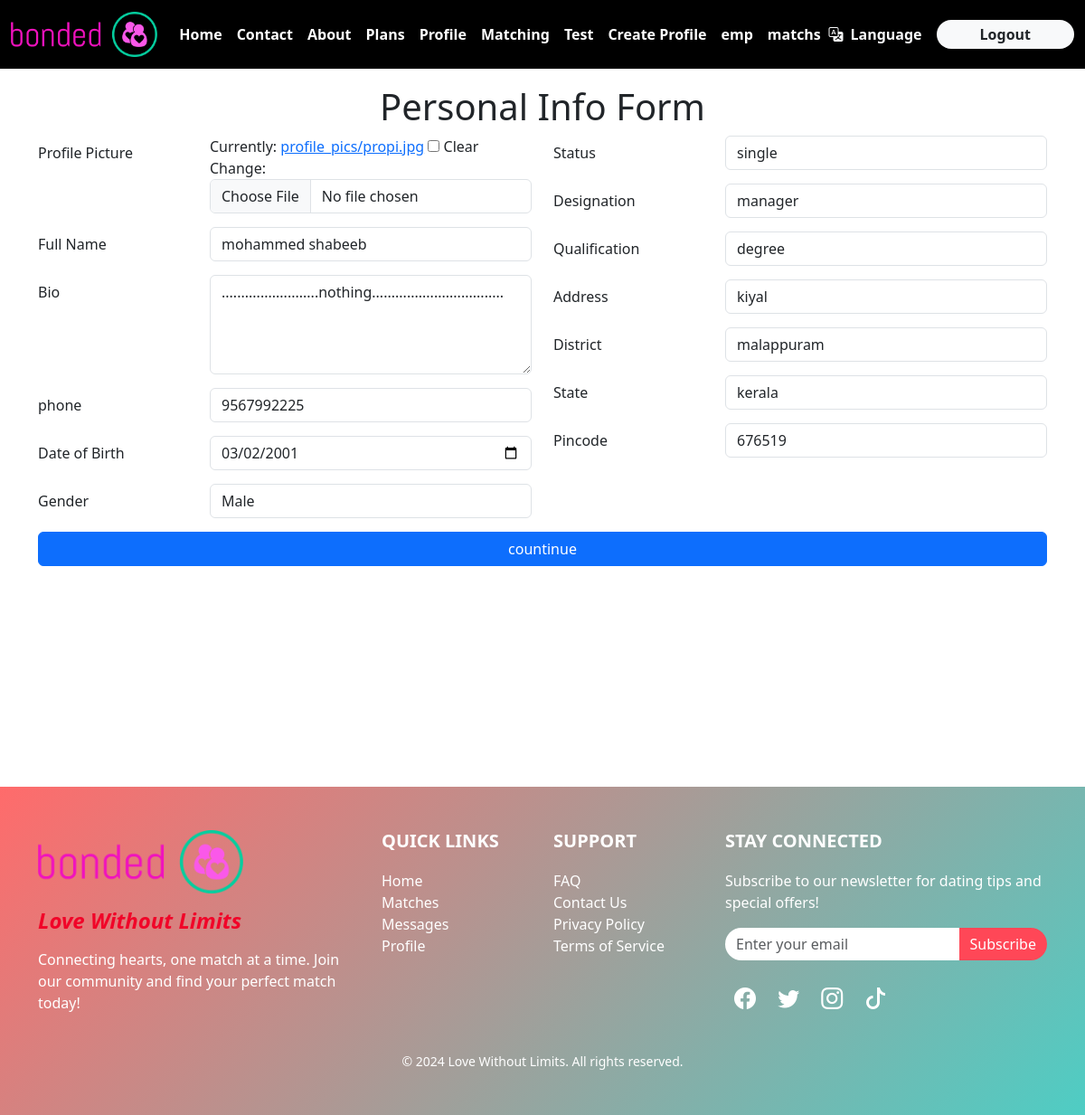
/profile/update/4/ (signed in), run on the app's committed database.
### user/models.py (models this page shows, shortened)
class PersonalInfo(models.Model):
    GENDER_CHOICES = [
        ('Male', 'Male'),
        ('Female', 'Female'),
        ('Other', 'Other'),
    ]
    STATUS_CHOICES = [
        ('single', 'single'),
        ('in relationship', 'in relationship'),
        ('married', 'married'),
    ]
    user = models.OneToOneField(Customuser, on_delete=models.CASCADE)
    profile_pic = models.ImageField(upload_to='profile_pics/', blank=True, null=True)
    fullname=models.CharField(max_length=25)
    DOB=models.DateField()
    gender=models.CharField(choices=GENDER_CHOICES,max_length=10)
    bio=models.TextField(blank=True)
    phone=models.CharField(max_length=12,null=True,blank=True)
    status=models.CharField(choices=STATUS_CHOICES,max_length=15)
    designation=models.CharField(max_length=25,null=True,blank=True)
    qualification=models.CharField(max_length=25)
    address=models.CharField(max_length=100)
    district=models.CharField(max_length=50,blank=True,null=True)
    state=models.CharField(max_length=50,blank=True,null=True)
    pincode=models.CharField(max_length=10)

### user/views.py (the view)
# urls.py: path('profile/update/<int:id>/', views.P_info_UpdateView.as_view(), name='profile_update'),
class P_info_UpdateView(LoginRequiredMixin,UpdateView):
    model = PersonalInfo
    form_class = PersonalInfoForm
    template_name = 'profile/create_pinfo.html'
    success_url = reverse_lazy('index')
    pk_url_kwarg = 'id'
    def get_queryset(self):
        return super().get_queryset().filter(user=self.request.user)

### user/forms.py
class PersonalInfoForm(forms.ModelForm):
    class Meta:
        model = PersonalInfo
        exclude = ['user']
    def __init__(self, *args, **kwargs):
        super().__init__(*args, **kwargs)
        for field_name, field in self.fields.items():
            field.widget.attrs.update({
                'class': 'form-control',
            })
            if field_name == 'bio':
                field.widget.attrs.update({
                    'rows': 4,
                })
        self.fields['DOB'].widget = forms.DateInput(attrs={
            'class': 'form-control',
            'type': 'date'
        })

### templates/profile/create_pinfo.html (shortened to what this page needs)
{% extends "base.html" %}
{% block content %}
<div class="container vh-100 py-4">
    <h1 class="text-center mb-2">Personal Info Form</h1>
  <form method="post" enctype="multipart/form-data">
    <div class="row">
      <div class="col-md-6">
        <div class="form-group row">
          <label for="id_profile_pic" class="col-md-4 col-form-label">Profile Picture</label>
          <div class="col-md-8">
            {{ form.profile_pic }}
          </div>
        </div>
        <div class="form-group row">
          <label for="id_fullname" class="col-md-4 col-form-label">Full Name</label>
          <div class="col-md-8">
            {{ form.fullname }}
          </div>
        </div>
        <div class="form-group row">
          <label for="id_bio" class="col-md-4 col-form-label">Bio</label>
          <div class="col-md-8">
            {{ form.bio }}
          </div>
        </div>
        <div class="form-group row">
          <label for="id_bio" class="col-md-4 col-form-label">phone</label>
          <div class="col-md-8">
            {{ form.phone }}
          </div>
        </div>
        <div class="form-group row">
          <label for="id_DOB" class="col-md-4 col-form-label">Date of Birth</label>
          <div class="col-md-8">
            {{ form.DOB }}
          </div>
        </div>
        <div class="form-group row">
          <label for="id_gender" class="col-md-4 col-form-label">Gender</label>
          <div class="col-md-8">
            {{ form.gender }}
          </div>
        </div>
      </div>
      <div class="col-md-6">
        <div class="form-group row">
          <label for="id_status" class="col-md-4 col-form-label">Status</label>
          <div class="col-md-8">
            {{ form.status }}
          </div>
        </div>
        <div class="form-group row">
          <label for="id_designation" class="col-md-4 col-form-label">Designation</label>
          <div class="col-md-8">
            {{ form.designation }}
          </div>
        </div>
        <div class="form-group row">
          <label for="id_qualification" class="col-md-4 col-form-label">Qualification</label>
          <div class="col-md-8">
            {{ form.qualification }}
          </div>
        </div>
        <div class="form-group row">
          <label for="id_address" class="col-md-4 col-form-label">Address</label>
          <div class="col-md-8">
            {{ form.address }}
          </div>
        </div>
        <div class="form-group row">
          <label for="id_district" class="col-md-4 col-form-label">District</label>
          <div class="col-md-8">
            {{ form.district }}
          </div>
        </div>
        <div class="form-group row">
          <label for="id_state" class="col-md-4 col-form-label">State</label>
          <div class="col-md-8">
            {{ form.state }}
          </div>
        </div>
        <div class="form-group row">
          <label for="id_pincode" class="col-md-4 col-form-label">Pincode</label>
          <div class="col-md-8">
            {{ form.pincode }}
          </div>
        </div>
      </div>
    </div>
    <button type="submit" class="btn btn-primary w-100">countinue</button>
  </form>
</div>
{% endblock %}

### templates/base.html (style rules this page uses)
* { margin: 0; padding: 0; font-family: system-ui, -apple-system, BlinkMacSystemFont, 'Segoe UI', Roboto, Oxygen, Ubuntu, Cantarell, 'Open Sans', 'Helvetica Neue', sans-serif; }
body { padding-top: 60px; }
@media (min-width: 768px) { body { padding-top: 70px; } }

### templates/profile/create_pinfo.html (style rules this page uses)
.form-group { margin-bottom: 15px; }

### data on the page
PersonalInfo: fullname "mohammed shabeeb", bio ".........................nothing..................................", phone "9567992225", DOB "03/02/2001", gender "Male", status "single", designation "manager", qualification "degree", address "kiyal", district "malappuram", state "kerala", pincode "676519"
